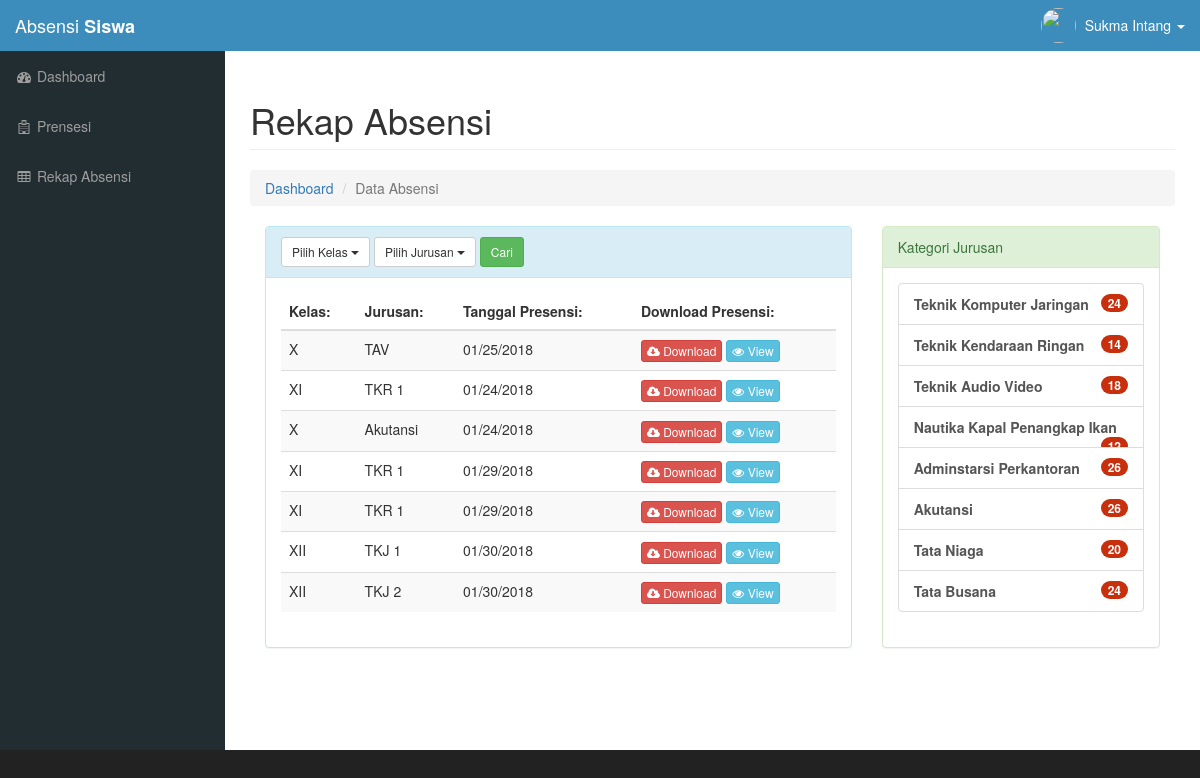
Page /guru/data-absensi.php (signed in) on the committed database.
### tables this page shows
CREATE TABLE `jurusan` (
  `id_tanggal` int(11) NOT NULL,
  `kelas` varchar(10) NOT NULL,
  `jurusan` varchar(20) NOT NULL,
  `tanggal` varchar(10) NOT NULL
);

### functions/Library.php (called while the page is built, shortened)
<?php
  class Library{
    public function __construct(){
      $this->db = new PDO('mysql:host=localhost;dbname=absensiSiswa;','root','root');
    }
    public function listAbsensi(){
      $sql   = "SELECT * FROM jurusan";
      $query = $this->db->query($sql);
      return $query;
    }
    public function cekLogin($username){
      $sql   = "SELECT * FROM users WHERE username = '$username' ";
      $query = $this->db->query($sql);
      return $query;
    }
}
 ?>

### guru/data-absensi.php (the view, shortened to what this page needs)
<?php
require_once "../template/header.php";
$data = $objectSiswa->listAbsensi();
?>
<div class="row">
    <div class="col-lg-12">
        <h1 class="page-header">Rekap Absensi</h1>
        <ol class="breadcrumb">
            <li><a href="index.php">Dashboard</a></li>
            <li class="active">Data Absensi</li>
        </ol>
    </div>
</div>
  <div class="container-fluid">
    <div class="row">
      <div class="col-md-8">
        <div class="panel panel-info">
          <div class="panel-heading">
            <div class="btn-group">
                <button type="button" class="btn btn-default btn-sm dropdown-toggle" data-toggle="dropdown">
                  Pilih Kelas <span class="caret"></span>
                </button>
            </div>
            <div class="btn-group">
                <button type="button" class="btn btn-default btn-sm dropdown-toggle" data-toggle="dropdown">
                  Pilih Jurusan <span class="caret"></span>
                </button>
            </div>
            <div class="btn-group">
              <button type="submit" class="btn btn-success btn-sm" name="cari">Cari</button>
            </div>
          </div>
          <div class="panel-body">
            <div class="table-responsive">
              <table class="table table-striped">
                <thead>
                  <tr>
                    <th>Kelas:</th>
                    <th>Jurusan:</th>
                    <th>Tanggal Presensi:</th>
                    <th>Download Presensi:</th>
                  </tr>
                </thead>
                <tbody>
              <?php
                while($row = $data->fetch(PDO::FETCH_OBJ)){
                    echo "
                     <tr>
                       <td>$row->kelas</td>
                       <td>$row->jurusan</td>
                       <td>$row->tanggal</td>
                       <td>
                           <a href='' class='btn btn-danger btn-xs'><i class='fa fa-cloud-download'></i> Download</a>
                           <button type='submit' class='btn btn-info btn-xs' name='lihat' data-toggle='modal' data-target='#myModal1'><i class='fa fa-eye'></i> View</button>
                           <input type='hidden' name='kelas' value='$row->kelas'>
                           <input type='hidden' name='jurusan' value='$row->jurusan'>
                     ";
                   }
                ?>
                </tbody>
              </table>
            </div>
          </div>
        </div>
      </div>
      <div class="col-md-4">
        <div class="panel panel-success">
          <div class="panel-heading">Kategori Jurusan</div>
          <div class="panel-body">
            <div class="list-group">
              <a href="#" class="list-group-item"><b>Teknik Komputer Jaringan</b><span class="badge">24</span></a>
              <a href="#" class="list-group-item"><b>Teknik Kendaraan Ringan</b><span class="badge">14</span></a>
              <a href="#" class="list-group-item"><b>Teknik Audio Video</b><span class="badge">18</span></a>
              <a href="#" class="list-group-item"><b>Nautika Kapal Penangkap Ikan</b><span class="badge">12</span></a>
              <a href="#" class="list-group-item"><b>Adminstarsi Perkantoran</b><span class="badge">26</span></a>
              <a href="#" class="list-group-item"><b>Akutansi</b><span class="badge">26</span></a>
              <a href="#" class="list-group-item"><b>Tata Niaga</b><span class="badge">20</span></a>
              <a href="#" class="list-group-item"><b>Tata Busana</b><span class="badge">24</span></a>
            </div>
          </div>
        </div>
      </div>
    </div>
  </div>
<?php require_once "../template/footer.php" ?>

### template/header.php (shortened to what this page needs)
<?php
require_once "../functions/Library.php";
$objectSiswa = new Library();
  if(!isset($_SESSION['username']) OR !isset($_SESSION['status'])){
    header('location: ../index.php');
  }else{
    $guru = $_SESSION['username'];
  }
$cekLogin = $objectSiswa->cekLogin($guru);
while($row = $cekLogin->fetch(PDO::FETCH_OBJ)){
  $user[] = $row->level;
  $wali[] = $row->wali;
  $nama[] = $row->nama_lengkap;
  $foto[] = $row->foto_profile;
}
 ?>
<!DOCTYPE html>
<html lang="en">
<head>
  <link href="../assets/css/bootstrap.min.css" rel="stylesheet">
  <link href="../assets/css/bootstrap-select.min.css" rel="stylesheet">
  <link href="../assets/css/sb-admin.css" rel="stylesheet">
  <link href="../assets/css/plugins/morris.css" rel="stylesheet">
  <link href="../assets/css/main.css" rel="stylesheet">
  <link href="../assets/font-awesome/css/font-awesome.min.css" rel="stylesheet" type="text/css">
  <link href="../assets/css/multi-select.css" rel="stylesheet">
  <link rel="stylesheet" href="../assets/img/switch.png">
  <link rel="stylesheet" href="https://code.jquery.com/ui/1.12.1/themes/base/jquery-ui.css">
  <link rel="stylesheet" href="https://formden.com/static/cdn/bootstrap-iso.css">
</head>
<body>
    <div id="wrapper">
      <nav class="navbar navbar-inverse navbar-fixed-top" role="navigation">
          <div class="navbar-header">
              <a class="navbar-brand" href="index.php">Absensi <b>Siswa</b></a>
          </div>
          <ul class="nav navbar-right top-nav">
              <li class="dropdown">
                  <a href="#" class="dropdown-toggle" data-toggle="dropdown"><img src="../assets/profile/<?php echo $foto[0] ?>"></i>&nbsp; <?php echo $nama[0]; ?> <b class="caret"></b></a>
              </li>
          </ul>
          <div class="collapse navbar-collapse navbar-ex1-collapse">
              <ul class="nav navbar-nav side-nav">
              <?php if(isset($_GET['wali'])){ ?>
                <?php if($wali[0] == 'Y'){ ?>
                  <li><a href="#" class="toggle-custom" id="btn-1" data-toggle="collapse" data-target="#datasiswa" aria-expanded="false"><span class="fa fa-tw fa-graduation-cap" aria-hidden="true"></span> Data Siswa</a>
                    <ul class="nav collapse" id="datasiswa" role="menu" aria-labelledby="btn-1">
                      <li><a href="data-siswa.php"><i class="fa fa-database"></i> Data Siswa</a></li>
                      <li><a href="update-data.php"><i class="fa fa-plus"></i> Tambah</a></li>
                    </ul>
                  </li>
                <?php } ?>
              <?php }else{ ?>
              <?php if($user[0] == 'guru'){ ?>
                <li><a href="index.php"><i class="fa fa-fw fa-dashboard"></i> Dashboard</a></li>
                <li><a href="presensi.php"><i class="fa fa-fw fa fa-hospital-o"></i> Prensesi</a></li>
                <li><a href="data-absensi.php"><i class="fa fa-fw fa-table"></i> Rekap Absensi</a></li>
              <?php }else if($user[0] == 'admin'){ ?>
                <li><a href="index.php"><i class="fa fa-fw fa-dashboard"></i> Dashboard</a></li>
                <li><a href="#" class="toggle-custom" id="btn-1" data-toggle="collapse" data-target="#dataguru" aria-expanded="false"><span class="fa fa-tw fa-tasks" aria-hidden="true"></span> Data Guru</a>
                  <ul class="nav collapse" id="dataguru" role="menu" aria-labelledby="btn-1">
                    <li><a href="data-guru.php"><i class="fa fa-database"></i> Data Guru</a></li>
                    <li><a href="tambah_guru.php"><i class="fa fa-plus"></i> Tambah</a></li>
                  </ul>
                </li>
                <li><a href="#" class="toggle-custom" id="btn-1" data-toggle="collapse" data-target="#datasiswa" aria-expanded="false"><span class="fa fa-tw fa-graduation-cap" aria-hidden="true"></span> Data Siswa</a>
                  <ul class="nav collapse" id="datasiswa" role="menu" aria-labelledby="btn-1">
                    <li><a href="data-siswa.php"><i class="fa fa-database"></i> Data Siswa</a></li>
                    <li><a href="tambah_siswa.php"><i class="fa fa-plus"></i> Tambah</a></li>
                  </ul>
                </li>
                <li><a href="tambah_mapel.php"><i class="fa fa-book"></i> Mata Pelajaran</a></li>
              <?php } ?>
              <?php } ?>
              </ul>
          </div>
      </nav>
      <div id="page-wrapper" class="page-wrapper">
          <div class="container-fluid">

### template/footer.php (shortened to what this page needs)
            </div>
        </div>
    </div>
<link rel="stylesheet" href="https://cdnjs.cloudflare.com/ajax/libs/bootstrap-datepicker/1.4.1/css/bootstrap-datepicker3.css">
</body>
</html>

### assets/css/sb-admin.css (style rules this page uses)
body { margin-top: 100px; background-color: #222; }
@media (min-width:768px) { body { margin-top: 50px; } }
#wrapper { padding-left: 0; }
#page-wrapper { width: 100%; padding: 0; background-color: #fff; }
@media (min-width:768px) { #wrapper { padding-left: 225px; } }
@media (min-width:768px) { #page-wrapper { padding: 10px; } }
.top-nav { padding: 0 15px; }
.top-nav>li { display: inline-block; float: left; }
.top-nav>li>a { padding-top: 15px; padding-bottom: 15px; line-height: 20px; color: #999; }
@media (min-width:768px) { .side-nav { position: fixed; top: 51px; left: 225px; width: 225px; margin-left: -225px; border: none; border-radius: 0; overflow-y: auto; background-color: #222; } }
@media (min-width:768px) { .side-nav>li>a { width: 225px; } }

### assets/css/main.css (style rules this page uses)
.navbar-inverse { background-color: #3c8dbc !important; border-color: #3c8dbc; }
.navbar-inverse .navbar-brand { color: #fff; }
.top-nav>li>a { color: #fff; }
.page-wrapper { min-height: 700px; }
.nav>li>a>img { max-width: none; border-radius: 50%; width: 35px; height: 35px; }
.dropdown-toggle img { width: 36px; padding: 0px 0px; position: absolute; margin-left: -36px; margin-top: -7px; }
.side-nav { background-color: #222d32; }
.navbar-inverse .navbar-collapse, .navbar-inverse .navbar-form { border-color: #3c8dbc; background-color: #3c8dbc; }
.badge { background-color: #c72f0d; }
#wrapper { background-color: #222d32; }

### rows in the picture
jurusan: kelas "X", jurusan "TAV", tanggal "01/25/2018"
jurusan: kelas "XI", jurusan "TKR 1", tanggal "01/24/2018"
jurusan: kelas "X", jurusan "Akutansi", tanggal "01/24/2018"
jurusan: kelas "XI", jurusan "TKR 1", tanggal "01/29/2018"
jurusan: kelas "XI", jurusan "TKR 1", tanggal "01/29/2018"
jurusan: kelas "XII", jurusan "TKJ 1", tanggal "01/30/2018"
jurusan: kelas "XII", jurusan "TKJ 2", tanggal "01/30/2018"

### other values in the picture
$nama[0] "Sukma Intang"
